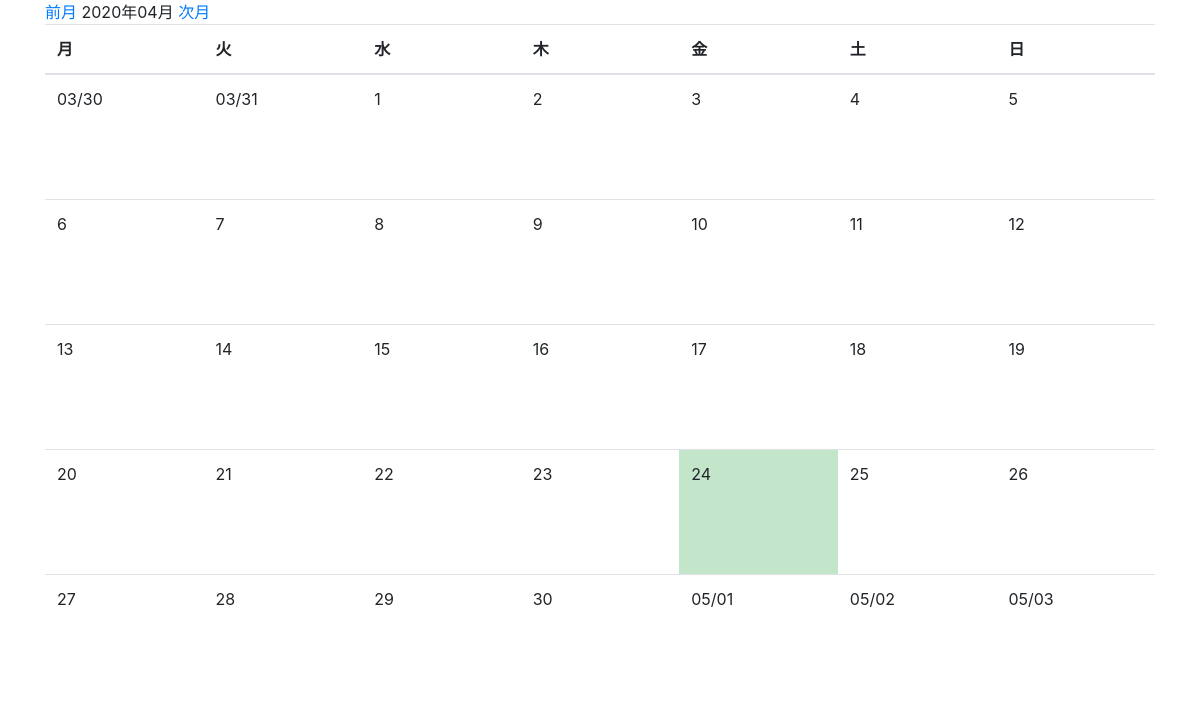
The page /month_with_schedule/ on the database as committed earlier.
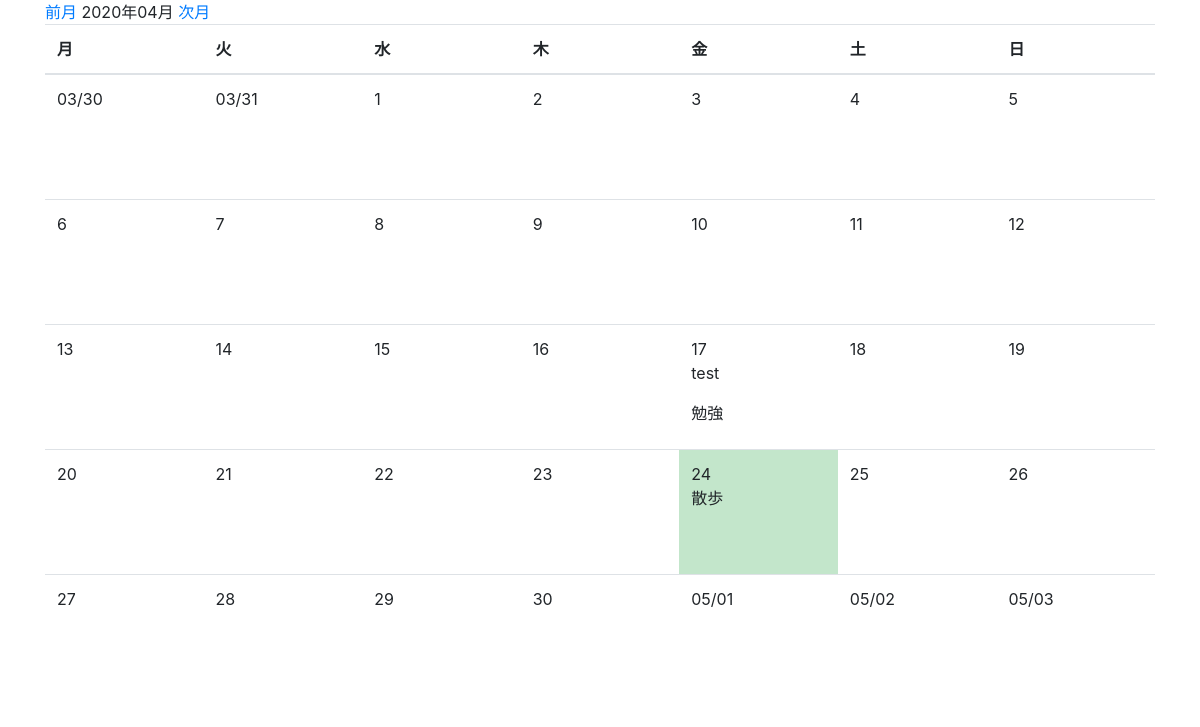
The same page on the database as committed later.
### app/models.py (models this page shows, shortened)
class Schedule(models.Model):
    summary=models.CharField('概要',max_length=50)
    description=models.TextField('詳細な説明',blank=True)
    start_time=models.TimeField('開始時間',default=datetime.time(7,0,0))
    end_time=models.TimeField('終了時間',default=datetime.time(7,0,0))
    date=models.DateField('日付')
    created_at=models.DateTimeField('作成日',default=timezone.now)

### app/views.py (the view)
class MonthWithScheduleCalendar(mixins.MonthWithScheduleMixin,generic.TemplateView):
    template_name='app/month_with_schedule.html'
    model=Schedule
    date_field='date'
    def get_context_data(self,**kwargs):
        context=super().get_context_data(**kwargs)
        calendar_context=self.get_month_calendar()
        context.update(calendar_context)
        return context

### app/mixins.py (called while the page is built)
    def setup_calendar(self):
        self._calendar=calendar.Calendar(self.first_weekday)

    def get_week_names(self):
        week_names=deque(self.week_names)
        week_names.rotate(-self.first_weekday)#リスト内の要素を右に一つずつ移動...なんてときは,dequeを使うとなかなか面白いです。
        return week_names

    def get_previous_month(self,date):
        if date.month == 1:
            return date.replace(year=date.year-1,month=12,day=1)
        else:
            return date.replace(month=date.month-1,day=1)

    def get_next_month(self,date):
        if date.month ==12:
            return date.replace(year=date.year+1,month=1,day=1)
        else:
            return date.replace(month=date.month+1,day=1)

    def get_month_days(self,date):
        return self._calendar.monthdatescalendar(date.year,date.month)

    def get_current_month(self):
        month=self.kwargs.get('month')
        year=self.kwargs.get('year')
        if month and year:
            month=datetime.date(year=int(year),month=int(month),day=1)
        else:
            month=datetime.date.today().replace(day=1)
        return month

### app/templates/app/month_with_schedule.html (shortened to what this page needs)
{% extends 'app/base.html' %}
{% block content %}
    <a href="{% url 'app:month_with_schedule' month_previous.year month_previous.month %}">前月</a>
    {{ month_current | date:"Y年m月" }}
    <a href="{% url 'app:month_with_schedule' month_next.year month_next.month %}">次月</a>
    <table class="table">
        <thead>
            <tr>
                {% for w in week_names %}
                  <th>{{ w }}</th>
                {% endfor %}
            </tr>
        </thead>
        <tbody>
            {% for week_day_schedules in month_day_schedules %}
                <tr>
                    {% for day,schedules in week_day_schedules.items %}
                            {% if now == day %}
                                <td class="table-success">
                                    {% else %}
                                <td>
                            {% endif %}
                            <div>
                                {% if month_current.month != day.month %}
                                    {{ day | date:"m/d" }}
                                {% else %}
                                    {{ day.day}}
                                {% endif %}
                                {% for schedule in schedules %}
                                    <p>{{ schedule.summary }}</p>
                                {% endfor %}
                            </div>
                            </td>
                    {% endfor %}
                </tr>
            {% endfor %}
        </tbody>
    </table>
{% endblock %}

Rows that differ between the two databases and show on the page:
added Schedule: day "17", summary "test"
added Schedule: summary "勉強", shown under "17"
added Schedule: day "24", summary "散歩"
Other text that changed with them:
list line gone: "17"
list line gone: "24"
